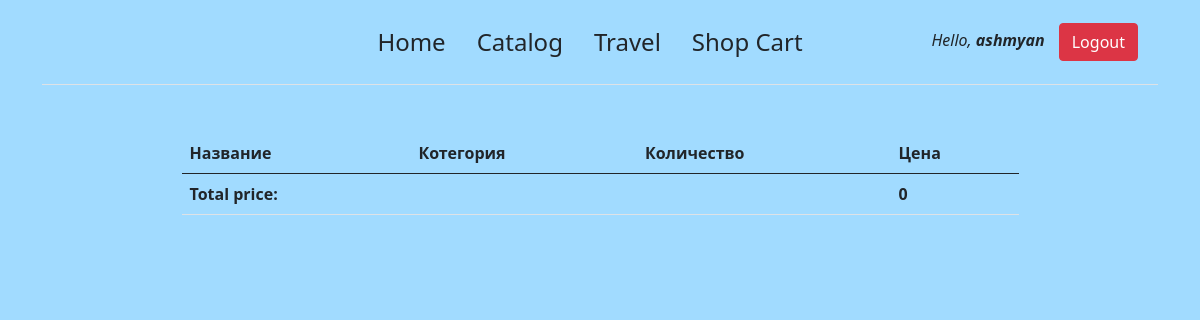
The app's page /order/shopcart/ (signed in), older data.
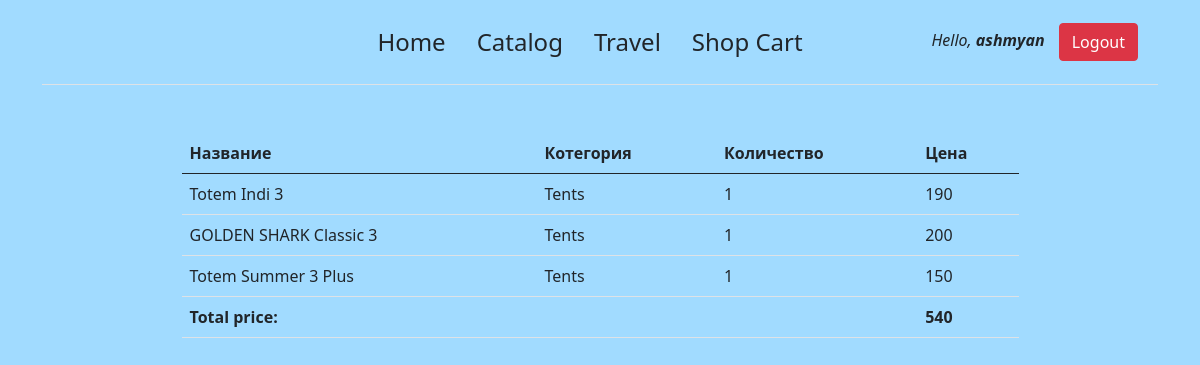
The same page, newer data.
### order/models.py (models this page shows, shortened)
class ShopCart(models.Model):
    user = models.ForeignKey(User, on_delete=models.SET_NULL, null=True)
    products = models.ForeignKey(Product, on_delete=models.SET_NULL, null=True)
    quantity = models.IntegerField(default=1)
    @property
    def amount(self):
        return self.quantity * self.products.price

### main/models.py (models this page shows, shortened)
class Product(models.Model):
    title = models.CharField(max_length=40)
    description = models.TextField()
    image = models.ImageField(upload_to='media/images/product/')
    price = models.IntegerField()
    category = models.ForeignKey(Category, on_delete=models.CASCADE)

class Category(models.Model):
    name = models.CharField(max_length=40)
    image = models.ImageField(upload_to='media/images/categories/')
    def __str__(self):
        return self.name

### order/views.py (the view)
# urls.py: path('shopcart/', views.shop_cart, name='shop_cart'),
def shop_cart(request):
    current_user = request.user
    cart = ShopCart.objects.filter(user_id=current_user.id)
    total = 0
    for item in cart:
        total += item.amount
    return render(request, 'orders/shop_cart.html', {'cart': cart, 'total': total})

### templates/orders/shop_cart.html (shortened to what this page needs)
{% extends 'base.html' %}
{% block content %}
    <head>
    </head>
    <div class="col-9 mt-5" style="margin: 0 auto">
        <table class="table">
            <thead class="thead-light">
            <tr>
                <th scope="col">Название</th>
                <th scope="col">Котегория</th>
                <th scope="col">Количество</th>
                <th scope="col">Цена</th>
            </tr>
            </thead>
            <tbody>
            {% for item in cart %}
                <tr>
                    <td>{{ item.products.title }}</td>
                    <td>{{ item.products.category }}</td>
                    <td>{{ item.quantity }}</td>
                    <td>{{ item.amount }}</td>
                </tr>
            {% endfor %}
            <tr>
                <th>Total price:</th>
                <th></th>
                <th></th>
                <th>{{ total }}</th>
            </tr>
            </tbody>
        </table>
    </div>
{% endblock %}

Row changes from the older to the newer data that the page shows:
added ShopCart: products "Totem Indi 3", products.category "Tents", quantity "1", amount "190"
added ShopCart: products "GOLDEN SHARK Classic 3", products.category "Tents", quantity "1", amount "200"
added ShopCart: products "Totem Summer 3 Plus", products.category "Tents", quantity "1", amount "150"
Text that changed along with them:
{{ total }}: "0" → "540"
